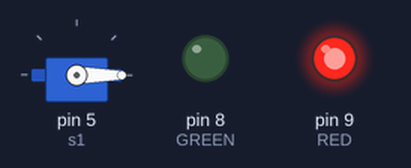
Simulated run of this sketch. Board: Arduino Uno, built with avr-gcc and run on an emulated ATmega328P. Shown: servo, output pins drawn as LEDs (lit = HIGH).

Above: at 0.05 s.
At 9.95 s:
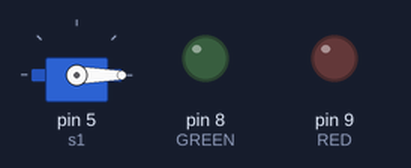
At 17.55 s:
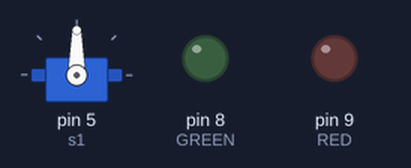
At 20.45 s:
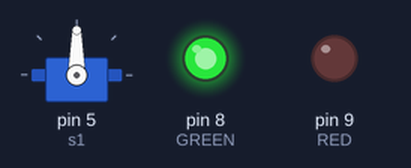
Timing chart, 0 to 26.7 s (numbered marks = the images above):
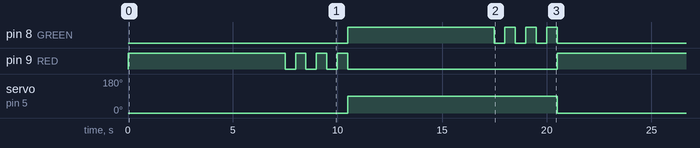

Measured:
- by itself, pin 8 (GREEN): repeats every 20.5 s: 3 × (LOW 0.50 s, HIGH 0.50 s), LOW 10.5 s, HIGH 7.0 s
- by itself, pin 9 (RED): repeats every 20.5 s: 3 × (LOW 0.50 s, HIGH 0.50 s), LOW 10.0 s, HIGH 7.5 s
- by itself, servo on pin 5 (s1): alternates 90° for 10.0 s and 0° for 10.5 s

The sketch:

Automatic_Zebra_Crossing.ino
```cpp
#include<Servo.h>

int GREEN = 8;  //red led connect to digital output pin 8
int RED = 9;   //green led to pin 9

Servo s1;

void setup() {
  pinMode(GREEN, OUTPUT);  //setting pins to output
  pinMode(RED, OUTPUT);

  s1.attach(5);  //servo motor connected to pin 5

}
void loop()
{
s1.write(0); //servo rotates to 0 position

 digitalWrite(RED, HIGH);  //turn on red led
  delay(500);

  delay(7000);
  digitalWrite(RED, LOW);   //start blinking red led
  delay(500);
  digitalWrite(RED, HIGH);
  delay(500);
  digitalWrite(RED, LOW);
  delay(500);
  digitalWrite(RED, HIGH);
  delay(500);


  digitalWrite(RED, LOW);
  delay(500);
  digitalWrite(RED, HIGH);
  delay(500);
  digitalWrite(RED, LOW);

s1.write(90);    //servo rotates to 90 position

  digitalWrite(GREEN, HIGH);    //turn on green led
  delay(7000);

  digitalWrite(GREEN, LOW);    //blink green led
  delay(500);
  digitalWrite(GREEN, HIGH);
  delay(500);
  digitalWrite(GREEN, LOW);
  delay(500);
  digitalWrite(GREEN, HIGH);
  delay(500);
  digitalWrite(GREEN, LOW);
  delay(500);
  digitalWrite(GREEN, HIGH);
  delay(500);
  digitalWrite(GREEN, LOW);
}
```
